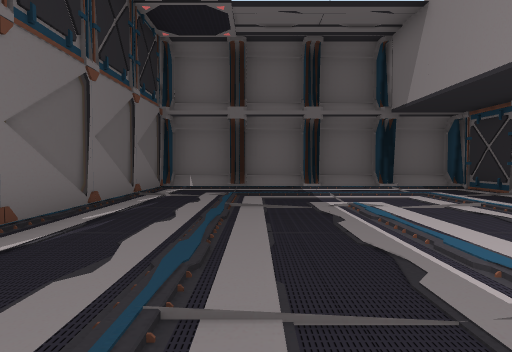
[1] (above)

24 first-person views from a walk through a Unity game level. The camera is 1.3 m above the floor, tilts 2° down and sees 70° across. The floor is counted in squares, 2 m on a side. Each view is taken from the middle of a square. On the plan, view 1 faces up. The plan holds only what a view shows up to about 11 squares ahead; the rest is blank. The place goes on beyond the plan. The player character is not drawn. Door leaves are left out, so doorways stand open.

[2]
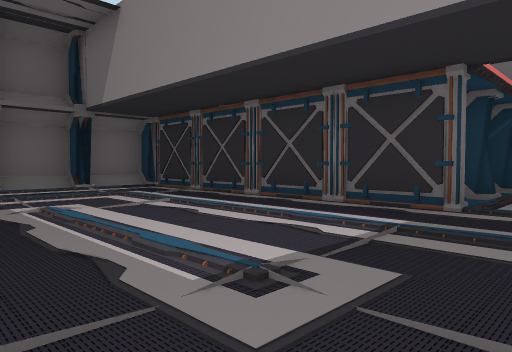

[3]
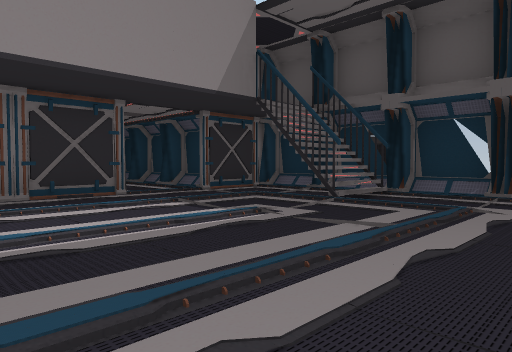

[4]
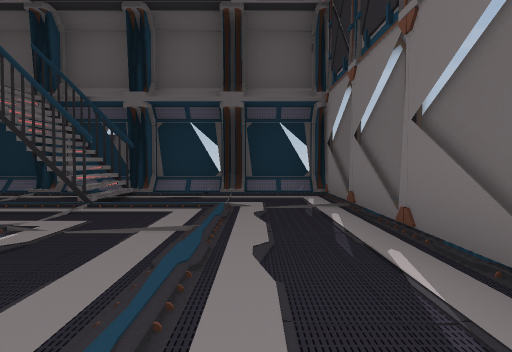

[5]
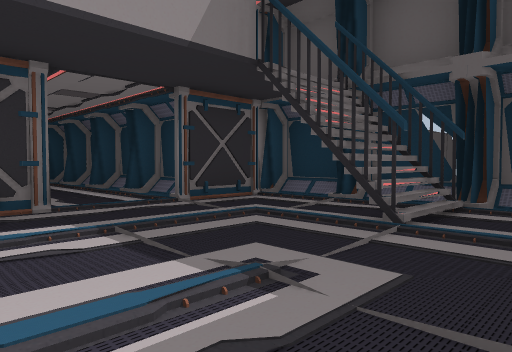

[6]
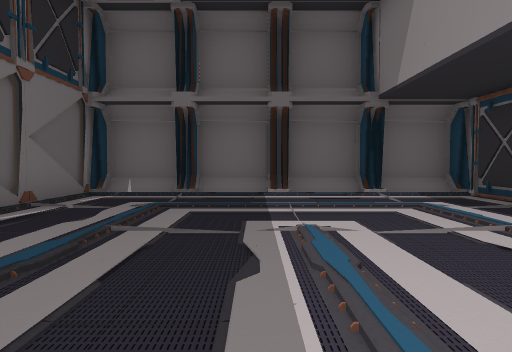

[7]
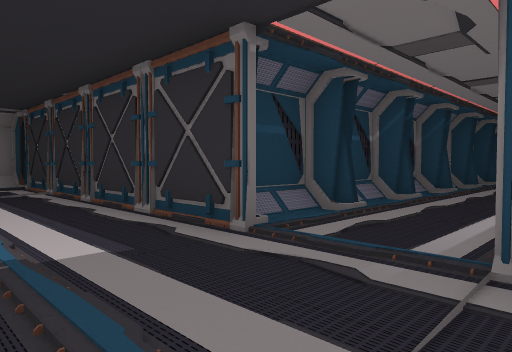

[8]
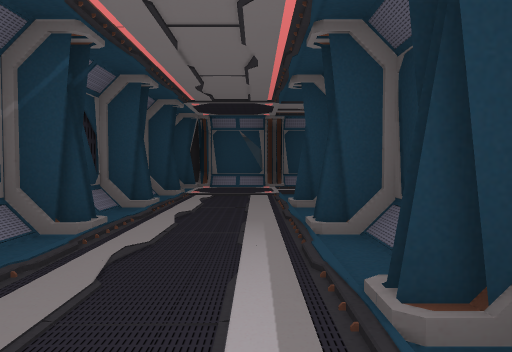

[9]
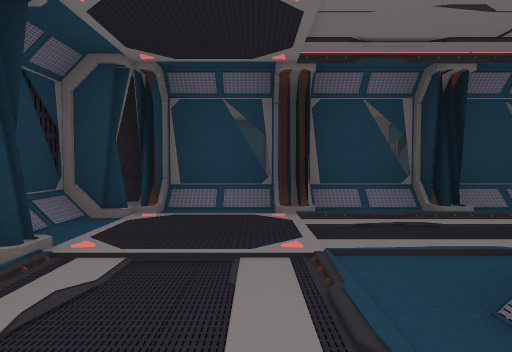

[10]
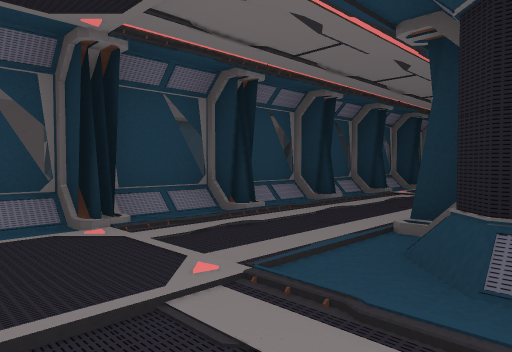

[11]
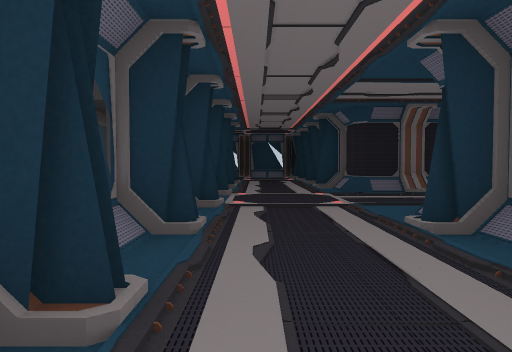

[12]
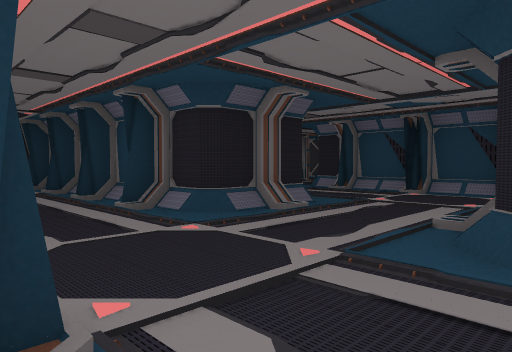

[13]
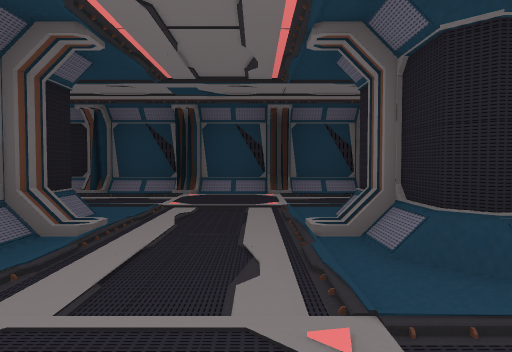

[14]
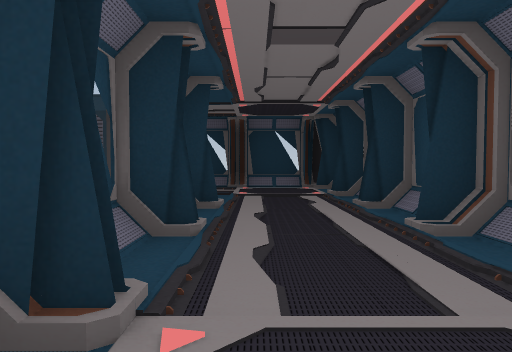

[15]
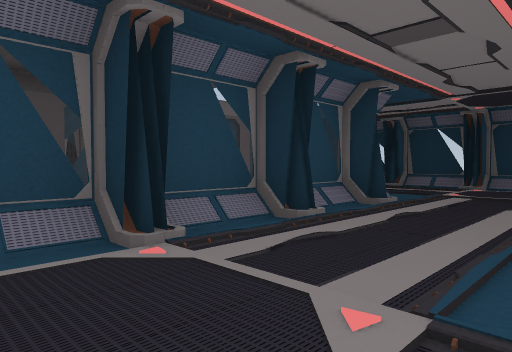

[16]
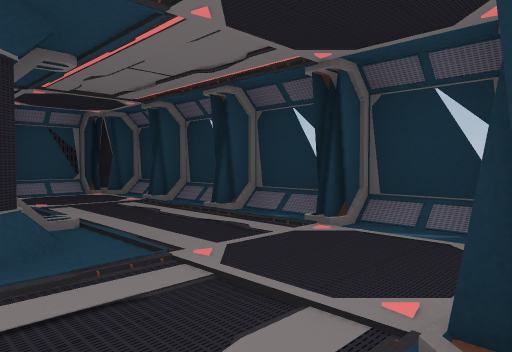

[17]
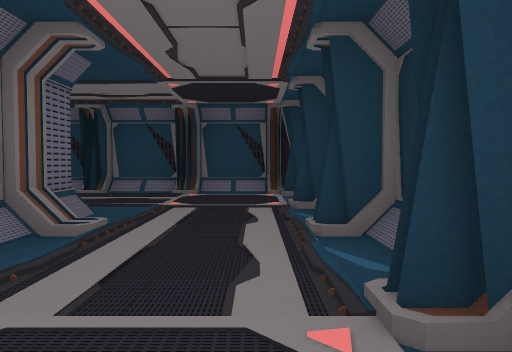

[18]
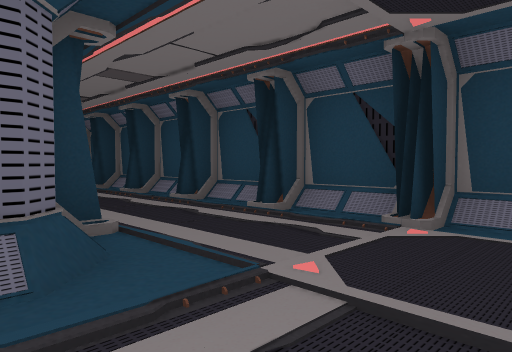

[19]
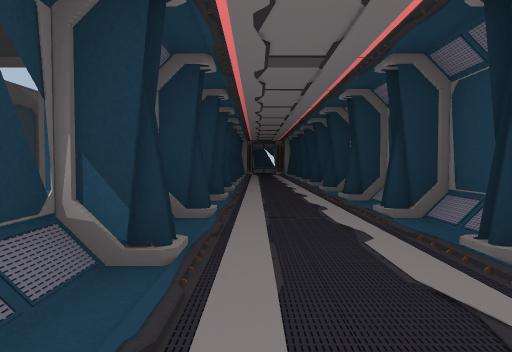

[20]
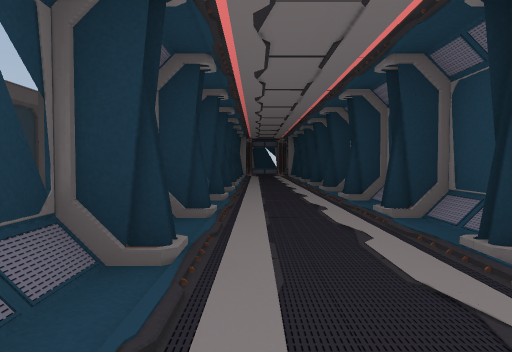

[21]
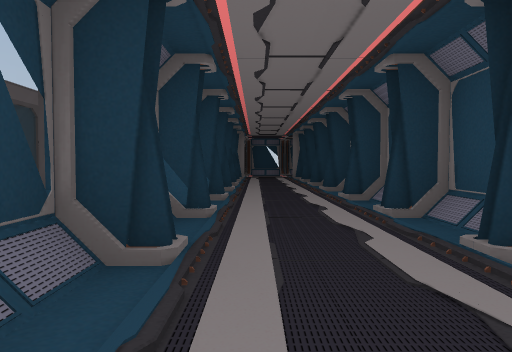

[22]
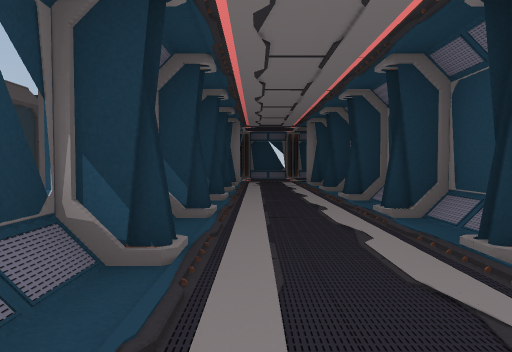

[23]
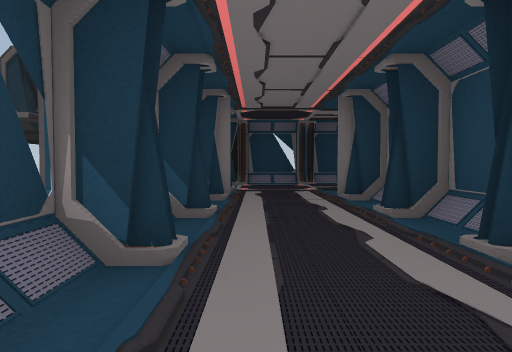

[24]
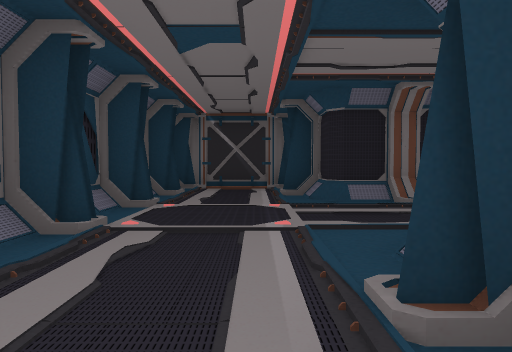

### Floor plan
Key: @ floor where view 1 was taken; # wall or solid block; . main floor; : floor 0.25 m higher than the main floor; / step, stairs or slope; D open door; = window, fence, low wall or low ledge.
Columns run from 3 left of view 1 to 25 right of it. Each row starts with its distance up from view 1.
 11 ##########
 10 #:/#/#/#:#              #:/#
  9 =........#              /...
  8 =........#               ..
  7 =........#              /...
  6 =........#              #DD=#
  5 =........#              /DD/#
  4 =........#              #..##
  3 =........######### ###  /../#
  2 =........#/#/#/#/#/#:####..##
  1 =..................../##/../#
  0 =..@.................####..##
 -1 =....#...#/#/#/##/.../# /../#
 -2 =....#...#########/..####..##
 -3 #:/#/#/#:#  /../ ##../##/../#
 -4 ########## ##..####..####..##
 -5            #/../##/../  /../#
 -6            ##...//...# ##..##
 -7            #/......../ #/../#
 -8            ##........####..##
 -9            #/...//.../##/../#
-10            ##../##/..####..##
-11            #/..####../ #/../#
-12               .   #..####..##
-13                   /../##/../#
-14                   #...//...##
-15                   /......../#
-16                   :........:#
-17                   #:/#/#/#:##
-18                   ##########

Where each view was taken, in squares from view 1:
view 1: 0 up, 0 right, facing up
view 2: 0 up, 0 right, facing up-right
view 3: 5 up, 2 left, facing down-right
view 4: 5 up, 1 left, facing down
view 5: 3 up, 0 right, facing down-right
view 6: 2 up, 1 right, facing up
view 7: 1 down, 3 right, facing up-right
view 8: 0 up, 8 right, facing right
view 9: 0 up, 13 right, facing right
view 10: 1 up, 14 right, facing down-right
view 11: 1 down, 17 right, facing down
view 12: 5 down, 18 right, facing down-left
view 13: 7 down, 17 right, facing left
view 14: 7 down, 17 right, facing down
view 15: 7 down, 15 right, facing down-right
view 16: 13 down, 15 right, facing down-right
view 17: 16 down, 16 right, facing right
view 18: 16 down, 20 right, facing up-right
view 19: 13 down, 22 right, facing up
view 20: 11 down, 22 right, facing up
view 21: 9 down, 22 right, facing up
view 22: 5 down, 22 right, facing up
view 23: 1 down, 22 right, facing up
view 24: 12 down, 11 right, facing up
